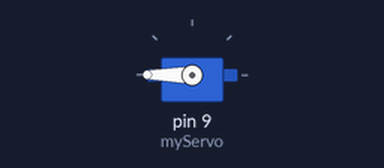
Simulated run of this sketch. Board: Arduino Uno, built with avr-gcc and run on an emulated ATmega328P. On the bench: servo.

Above: at 0.05 s.
Timing chart, 0 to 4.6 s (numbered marks = the images above):
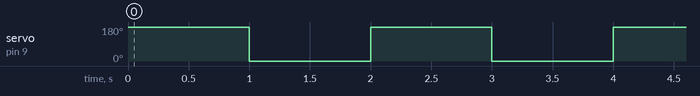

Measured:
- by itself, servo on pin 9 (myServo): alternates 180° for 1.0 s and 0° for 1.0 s

The sketch:

servomoter.ino
```cpp
/*
控制伺服馬達轉動
90度-->0度-->90度-->179度，間隔1秒，重覆循環。
Edit by Jago 2015/12/16
*/

#include <Servo.h>

Servo myServo; // 建立一個伺服馬達物件

void setup() {
myServo.attach(9); // 伺服馬達物件連接到接腳9
}

void loop() {
myServo.write(180);
delay(1000);
myServo.write(-180);
delay(1000);
}


//澄線接Pin 9
//紅線接 電源
//棕線接 地線
```
